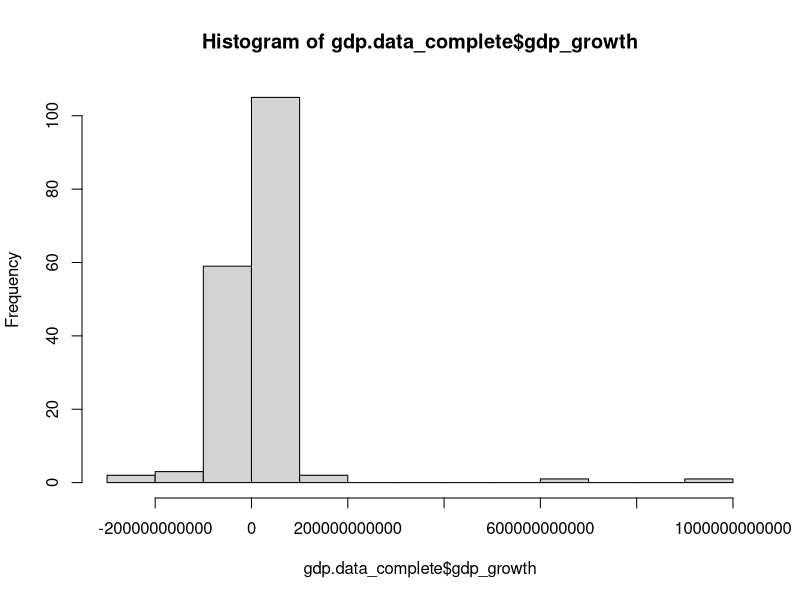
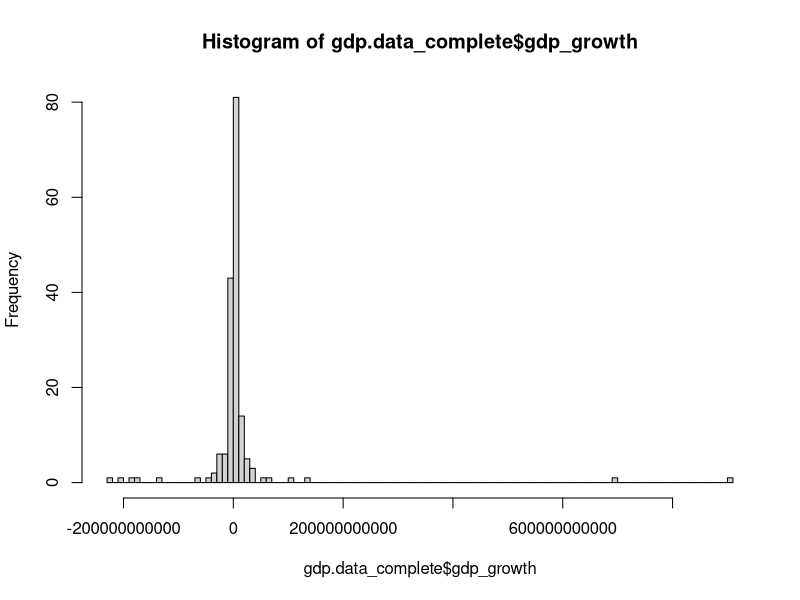
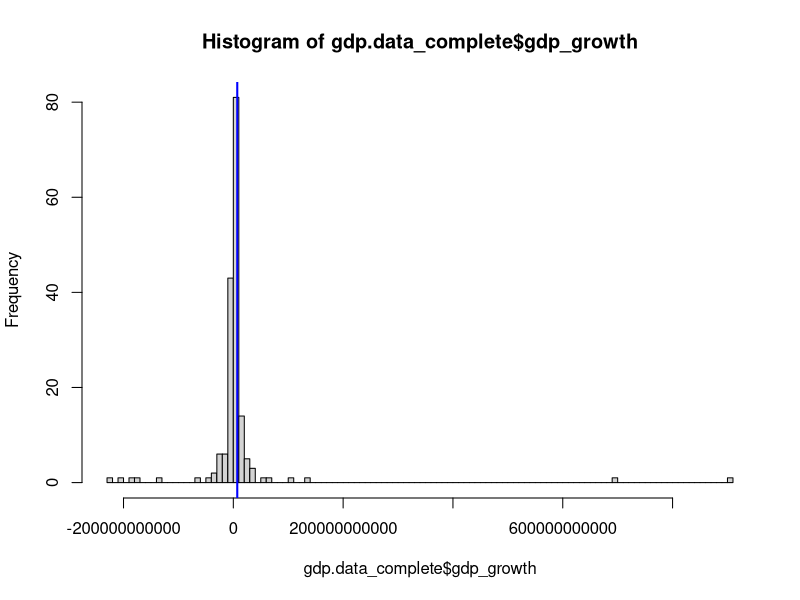
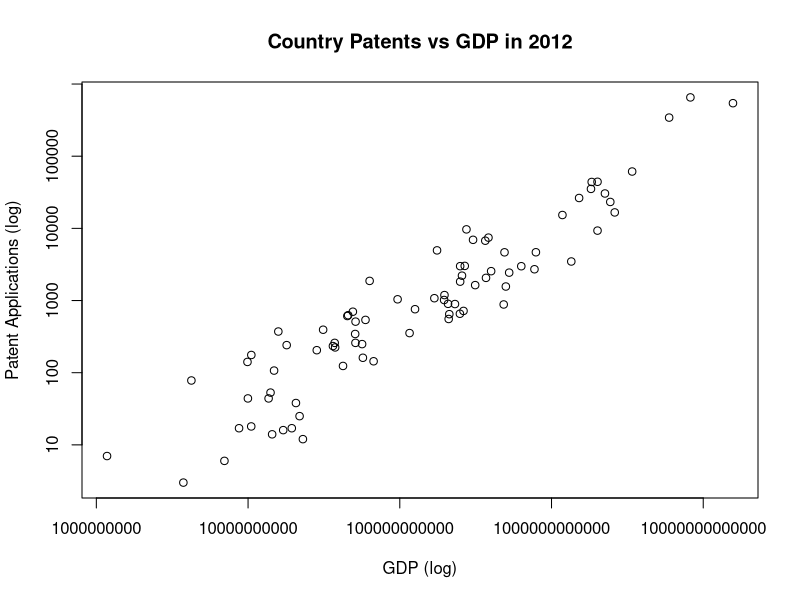
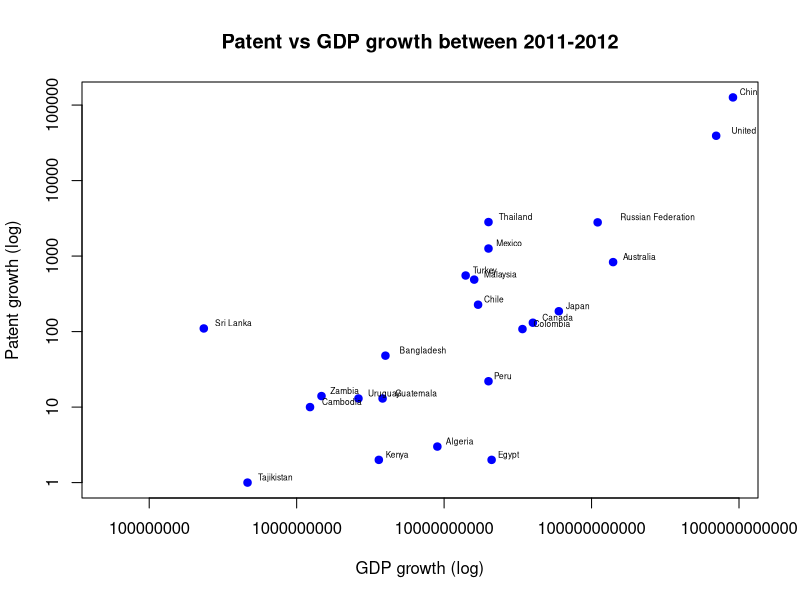

These figures' R source, in order:
## ---- chunk 1
#set up working envrionment
setwd('/Users/gdc/Documents/MIDS/DATASCI_W203/Assignments/Labs/Lab 1')
rm( list = ls() )

#load libraries
library(calibrate) # used to label xy points in eventual scatter

#define function to omit row values where only certain columns are NA
data.complete <- function(data, desiredCols) {
  completeVec <- complete.cases(data[, desiredCols])
  return(data[completeVec, ])
}

##force R not to use scientific notation
options("scipen"=10, "digits"=4)

##load GDP data as a data frame
gdp.data <- read.csv("GDP_World_Bank1.csv", sep=",", header = TRUE)

#count number of rows with incomplete entries
nrow(gdp.data[!complete.cases(gdp.data),])
gdp.data_complete <- data.complete(gdp.data, c('gdp2011', 'gdp2012'))

#create new nominal variable based on gdp increase
gdp.data_complete$gdp_growth <- gdp.data_complete$gdp2012 - gdp.data_complete$gdp2011

#create and store mean of new variable
mx <- mean(gdp.data_complete$gdp_growth)
paste("mean is: ", mx)

## ---- chunk 2
#view the histogram and observe its shape
hist(gdp.data_complete$gdp_growth)
#change number of breaks to observe slightly different version
hist(gdp.data_complete$gdp_growth, breaks = 100)
## ---- chunk 3
# Question 12
#create new high_growth variable based on comparison of gdp_growth to population mean
gdp.data_complete$high_growth <- gdp.data_complete$gdp_growth > mx

#count TRUE / FALSE values
summary(gdp.data_complete$high_growth)

hist(gdp.data_complete$gdp_growth, breaks = 100)
#add mean line to histogram to explain TRUE/FALSE breakdown
abline(v = mx, col = "blue", lwd = 2)
## ---- chunk 4
#Data Sourced from World Intellectual Property Organization
#http://ipstats.wipo.int/ipstatv2/index.htm?tab=patent
#Report Parmaters:
#Intellectual Property Right: Patent
#Year Range: 2011 - 2012
#Reporting Type: Total Count by Filing Office
#Indicator: 1 - Total patent applications 

#did minor data cleaning in text editor to remove extraneous header lines
patent.data <- read.csv("patent_applications_2011_2012_cleaned.csv", sep=",", header = TRUE)
patent.data_complete <- patent.data[c("Office","X2011","X2012")]
names(patent.data_complete) <- c("Country","PatentApplications2011","PatentApplications2012")

#create growth variable
patent.data_complete$patent_growth <- patent.data_complete$PatentApplications2012 - patent.data_complete$PatentApplications2011

#merge data together -- keep only those observations that match
gdp_patent.data_complete <- merge(gdp.data_complete,patent.data_complete,by="Country")
gdp_patent.data_complete <- data.complete(gdp_patent.data_complete,c('gdp_growth','patent_growth'))

#plot just the nominal values - patent apps vs gdp in 2012
plot(gdp_patent.data_complete$gdp2012
  , gdp_patent.data_complete$PatentApplications2012 
  , log = "xy"
  , xlab="GDP (log)"
  , ylab="Patent Applications (log)"
  , title("Country Patents vs GDP in 2012"))

##final plot
##this plots the positive growth only, omits negative growth due to log transform
plot(gdp_patent.data_complete$gdp_growth
     , gdp_patent.data_complete$patent_growth
     , log = "xy"
     , xlab="GDP growth (log)"
     , ylab="Patent growth (log)"
     , title("Patent vs GDP growth between 2011-2012")
     , col= "blue", pch = 19, cex = 1, lty = "solid")

#add country labels to graph
textxy(gdp_patent.data_complete$gdp_growth, gdp_patent.data_complete$patent_growth, gdp_patent.data_complete$Country)
